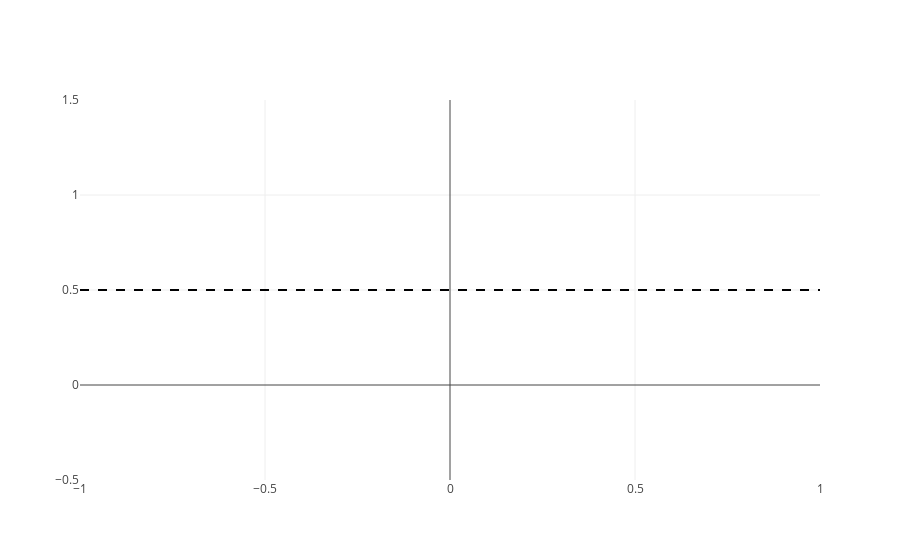

The cell this chart's notebook holds for it:
### Code cell
image = go.Scatter(
  x = torch.linspace(-1,1,10),
  y = torch.full((10,),0.5),
  mode = 'lines',
  line = dict(dash='dash')
)

figure = go.Figure(data = image)
figure

### Figure 1 — Plotly figure (JSON) as saved in the notebook; plotly's stock layout.template omitted (floating-point values rounded to 4 significant figures)
{"data": [{"line": {"dash": "dash"}, "mode": "lines", "type": "scatter", "x": [-1, -0.7778, -0.5556, -0.3333, -0.1111, 0.1111, 0.3333, 0.5556, 0.7778, 1], "y": [0.5, 0.5, 0.5, 0.5, 0.5, 0.5, 0.5, 0.5, 0.5, 0.5]}], "layout": {}}
